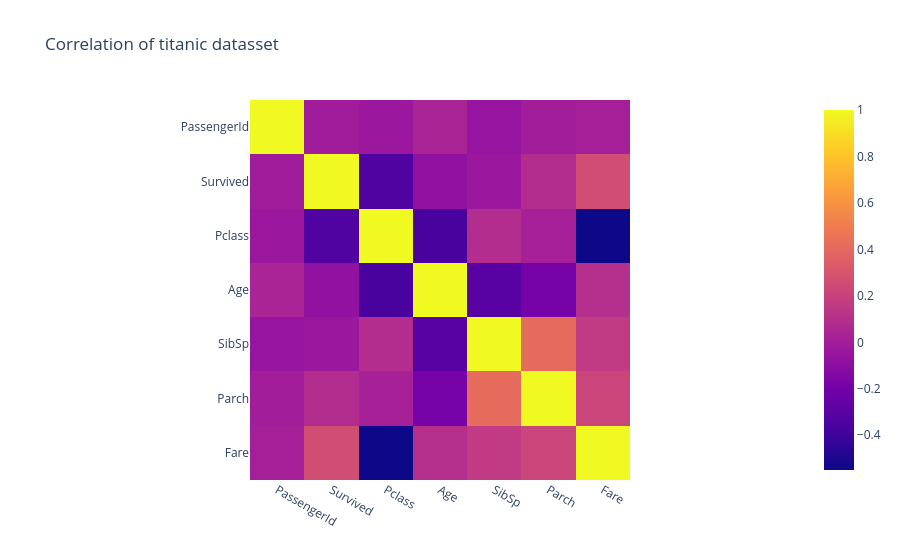

The cell this chart's notebook holds for it:
### Markdown cell above
### Typical Workflow :
   1. Data Collection .
   2. EDA .
   3. Feature engineering .
   4. Model Training .
   5. Evaluate Model .

### EDA : 

1. understamd the dataset
       1. what does each column have
       2. what are various datatyprs
2. Inspect the data quality 
      1. Missing values 
      2. incorrect the datatype 
      3. unrealistic values
3. Study the distribution
   it help understand :
      1. Where most values lies .
      2. wheather data si skewed
      3. where extream valeus exist .
    It is about studing that how data si distributed using the charts .
4. Detect an outliers : 
      An outlier is the datapoint which is significantly doffrent from the rest of the Data . 
      It can occur due to :
      1. Data eentry error .
      2. measurement mistakes .
      3. radient events 
      4. froudeint acrtivity .
      To detect this  , we need to plot it . Best is to plet the box plot .

   * Box plot :
            1. minimum
            2. Q1 
            3. midium
            4. Q3
            5. Maximum
5.  Corelation Heatmap  : 
       It measures how two variable moves together
    1. It has 3 ranges :
             1. (-1): negitive  relation.
             2. (0):no relation.
             3. (+1):Positive relation.

### Code cell
import pandas as pd 
import plotly.express as px
df=pd.read_csv("titanic.csv")
corr=df.corr(numeric_only=True)
fig=px.imshow(
    corr,
    title="Correlation of titanic datasset"
)
fig.show()

### Figure 1 — Plotly figure (JSON) as saved in the notebook; plotly's stock layout.template omitted (floating-point values rounded to 4 significant figures)
{"data": [{"coloraxis": "coloraxis", "hovertemplate": "x: %{x}<br>y: %{y}<br>color: %{z}<extra></extra>", "name": "0", "type": "heatmap", "x": ["PassengerId", "Survived", "Pclass", "Age", "SibSp", "Parch", "Fare"], "xaxis": "x", "y": ["PassengerId", "Survived", "Pclass", "Age", "SibSp", "Parch", "Fare"], "yaxis": "y", "z": [[1.0, -0.005007, -0.03514, 0.03685, -0.05753, -0.001652, 0.01266], [-0.005007, 1.0, -0.3385, -0.07722, -0.03532, 0.08163, 0.2573], [-0.03514, -0.3385, 1.0, -0.3692, 0.08308, 0.01844, -0.5495], [0.03685, -0.07722, -0.3692, 1.0, -0.3082, -0.1891, 0.09607], [-0.05753, -0.03532, 0.08308, -0.3082, 1.0, 0.4148, 0.1597], [-0.001652, 0.08163, 0.01844, -0.1891, 0.4148, 1.0, 0.2162], [0.01266, 0.2573, -0.5495, 0.09607, 0.1597, 0.2162, 1.0]]}], "layout": {"coloraxis": {"colorscale": [[0, "#0d0887"], [0.1111, "#46039f"], [0.2222, "#7201a8"], [0.3333, "#9c179e"], [0.4444, "#bd3786"], [0.5556, "#d8576b"], [0.6667, "#ed7953"], [0.7778, "#fb9f3a"], [0.8889, "#fdca26"], [1, "#f0f921"]]}, "title": {"text": "Correlation of titanic datasset"}, "xaxis": {"anchor": "y", "constrain": "domain", "domain": [0, 1], "scaleanchor": "y"}, "yaxis": {"anchor": "x", "autorange": "reversed", "constrain": "domain", "domain": [0, 1]}}}
